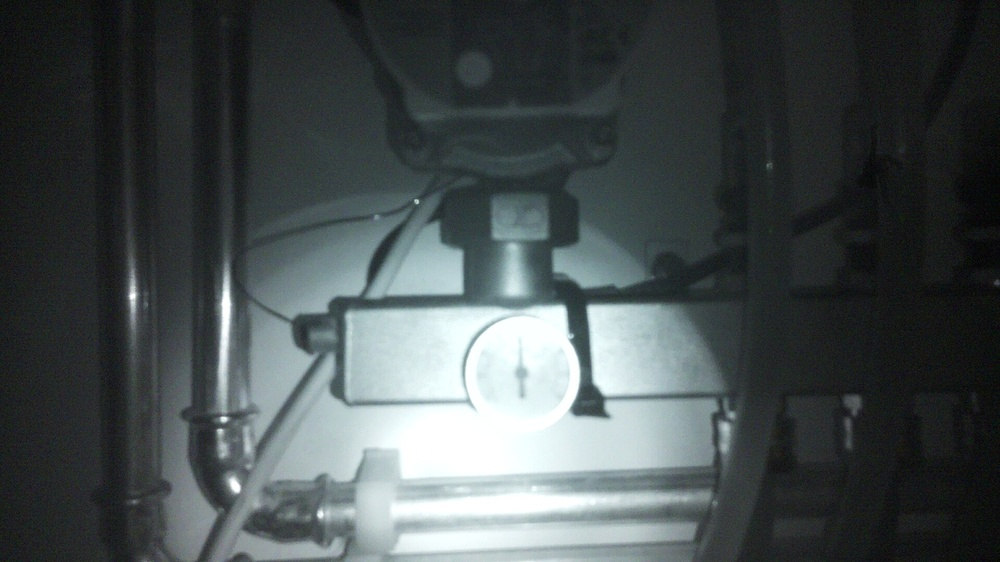
#> input picture test_images/test_dark_pump_off_40C.jpg, 1000 x 562 px, shrunk from 1920 x 1080 before the run; its folder holds only this picture in this run
$ python analyze_images.py
#> lines starting #> are read from the running program, lines starting #| are printed output that depends on the picture; after the words box and inside, x2 and y2 are one past the last pixel; in counts of white or black regions, pixels touching at a corner belong together
#!/usr/bin/env python3
"""
Exploratory script to analyze test images and understand LED/gauge detection requirements
"""

import cv2
import numpy as np
import os

def analyze_image(filepath):
    """Analyze a single test image for green LEDs and gauge characteristics"""
#> called with filepath = 'test_images/test_dark_pump_off_40C.jpg'
    img = cv2.imread(filepath)
#> img is the input picture: shape (562, 1000, 3); mean B, G, R 79.2, 78.3, 70.8
    if img is None:
        print(f"Failed to load {filepath}")
        return

    filename = os.path.basename(filepath)
    print(f"\n{'='*80}")
    print(f"Analyzing: {filename}")
    print(f"Shape: {img.shape}")
#| Shape: (562, 1000, 3)

    # Extract expected values from filename
    parts = filename.split('_')
    expected_state = parts[1]  # 'on' or 'off'
    expected_temp = parts[2]   # e.g., '31C'
    lighting = parts[4].split('.')[0]  # 'ambient' or 'dark'
    print(f"Expected: Pump={expected_state}, Temp={expected_temp}, Lighting={lighting}")

    # 1. Analyze green LED detection
    print("\n--- GREEN LED DETECTION ---")
    hsv = cv2.cvtColor(img, cv2.COLOR_BGR2HSV)
#> hsv: shape (562, 1000, 3); mean H, S, V 88.8, 36.5, 80

    # Try multiple green ranges
    green_ranges = [
        ("Narrow", [35, 100, 100], [85, 255, 255]),
        ("Wider", [30, 50, 50], [90, 255, 255]),
        ("Bright only", [35, 100, 150], [85, 255, 255])
    ]

    for name, lower, upper in green_ranges:
        mask = cv2.inRange(hsv, np.array(lower), np.array(upper))
        contours, _ = cv2.findContours(mask, cv2.RETR_EXTERNAL, cv2.CHAIN_APPROX_SIMPLE)
        significant = [c for c in contours if cv2.contourArea(c) > 50]
        print(f"  {name} range: {len(significant)} bright green regions (area > 50)")
#> this loop made 3 passes
#|   Narrow range: 0 bright green regions (area > 50)
#|   Wider range: 40 bright green regions (area > 50)
#|   Bright only range: 0 bright green regions (area > 50)
#> pass 2, in analyze_image, `mask = cv2.inRange(hsv, np.array(lower), np.array(upper))`:
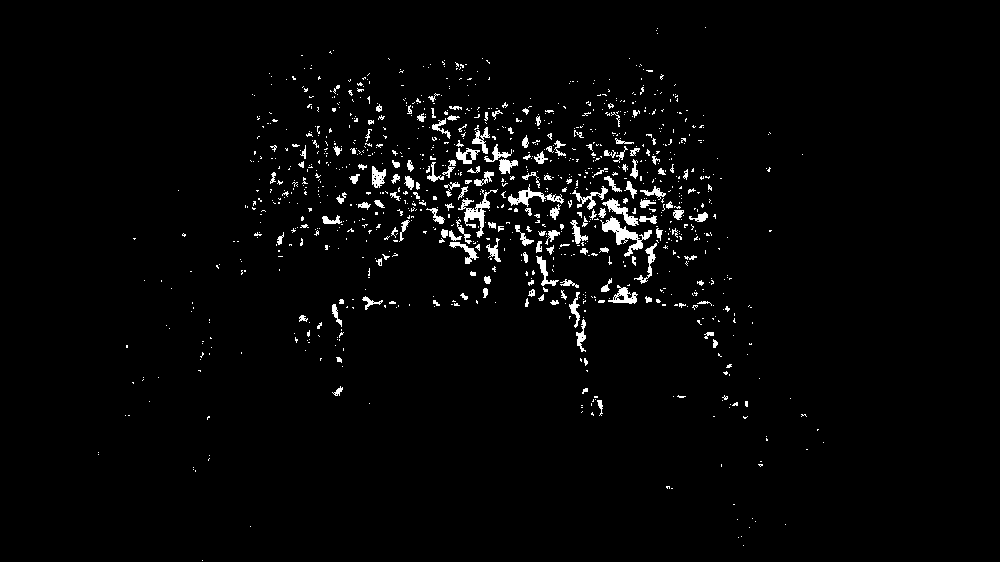
#> mask: shape (562, 1000); 2.5% white; 1028 white regions (875 under 20 px), largest, box (x1, y1, x2, y2) and area: (600, 216, 652, 257) 609, (458, 189, 498, 238) 499, (508, 184, 564, 207) 376

    # 2. Analyze circular gauge detection
    print("\n--- CIRCULAR GAUGE DETECTION ---")
    gray = cv2.cvtColor(img, cv2.COLOR_BGR2GRAY)
    blurred = cv2.GaussianBlur(gray, (9, 9), 2)

    # Try different Hough circle parameters
    param_sets = [
        ("Default", 50, 30, 30, 200),
        ("Relaxed", 40, 25, 30, 200),
        ("Strict", 60, 40, 30, 200)
    ]

    for name, p1, p2, minR, maxR in param_sets:
        circles = cv2.HoughCircles(
            blurred,
            cv2.HOUGH_GRADIENT,
            dp=1,
            minDist=100,
            param1=p1,
            param2=p2,
            minRadius=minR,
            maxRadius=maxR
        )

        if circles is not None:
            circles = np.round(circles[0, :]).astype("int")
            print(f"  {name}: Found {len(circles)} circles")
            for i, (x, y, r) in enumerate(circles[:3]):  # Show first 3
                print(f"    Circle {i}: center=({x},{y}), radius={r}")
        else:
            print(f"  {name}: No circles found")
#> this loop made 3 passes
#> circles on pass 3: [[520, 374, 60]]
#|   Default: Found 5 circles
#|   Relaxed: Found 9 circles
#|   Strict: Found 1 circles

    # 3. Analyze needle detection area
    print("\n--- NEEDLE REGION ANALYSIS ---")
    # Use first detected circle if available
    circles = cv2.HoughCircles(
        blurred, cv2.HOUGH_GRADIENT, dp=1, minDist=100,
        param1=50, param2=30, minRadius=30, maxRadius=200
    )
#> circles = [[409.5, 369.5, 182.8], [519.5, 373.5, 60.4], [289.5, 437.5, 104.1], [636.5, 429.5, 75.4], [411.5, 259.5, 36.1]]

    if circles is not None:
        circles = np.round(circles[0, :]).astype("int")
#> circles = [[410, 370, 183], [520, 374, 60], [290, 438, 104], [636, 430, 75], [412, 260, 36]]
        cx, cy, radius = circles[0]
#> cx = 410; cy = 370; radius = 183

        # Create gauge mask
        mask = np.zeros(img.shape[:2], dtype=np.uint8)
        cv2.circle(mask, (cx, cy), int(radius * 0.9), 255, -1)
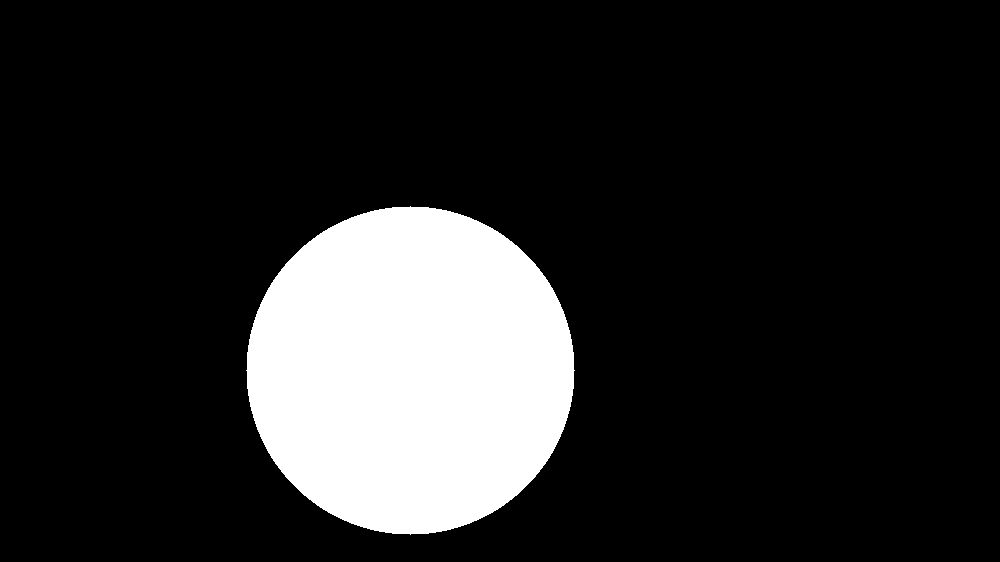
#> mask: shape (562, 1000); 15% white; 1 white region, box (x1, y1, x2, y2) and area: (246, 206, 575, 535) 84461
        cv2.circle(mask, (cx, cy), int(radius * 0.2), 0, -1)  # Remove center
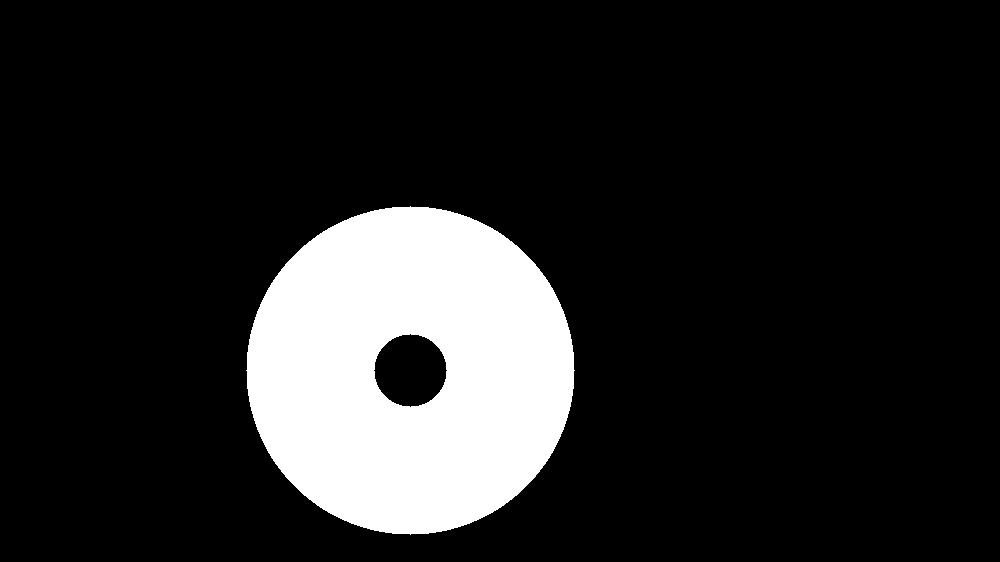
#> mask: shape (562, 1000); 14.3% white; 1 white region, box (x1, y1, x2, y2) and area: (246, 206, 575, 535) 80408

        # Analyze dark/black regions (potential needle)
        hsv_masked = cv2.bitwise_and(hsv, hsv, mask=mask)
#> hsv_masked: shape (562, 1000, 3); mean H, S, V 12.5, 4, 27.3
        v_channel = hsv_masked[:, :, 2]  # Value channel
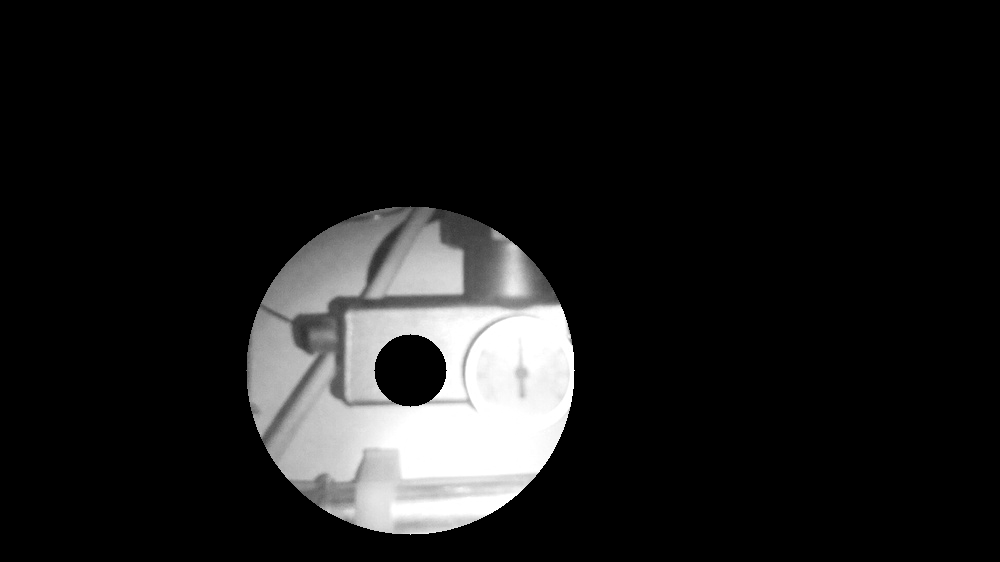
#> v_channel: shape (562, 1000); min 0, max 255, mean 27.3

        dark_mask = cv2.inRange(v_channel, np.array([0]), np.array([80]))
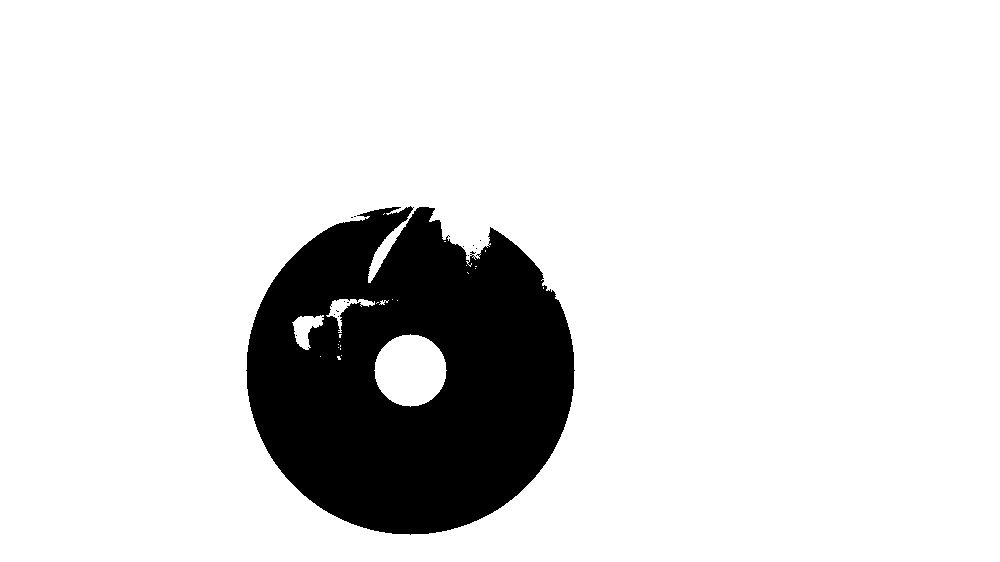
#> dark_mask: shape (562, 1000); 86.3% white; 14 black regions (13 under 20 px), largest, box (x1, y1, x2, y2) and area: (246, 206, 575, 535) 76779
        dark_pixels = cv2.countNonZero(dark_mask)
#> dark_pixels = 485203

        print(f"  Gauge center: ({cx}, {cy}), radius: {radius}")
#|   Gauge center: (410, 370), radius: 183
        print(f"  Dark pixels in annular region: {dark_pixels}")
#|   Dark pixels in annular region: 485203

        # Try edge detection
        edges = cv2.Canny(gray, 50, 150)
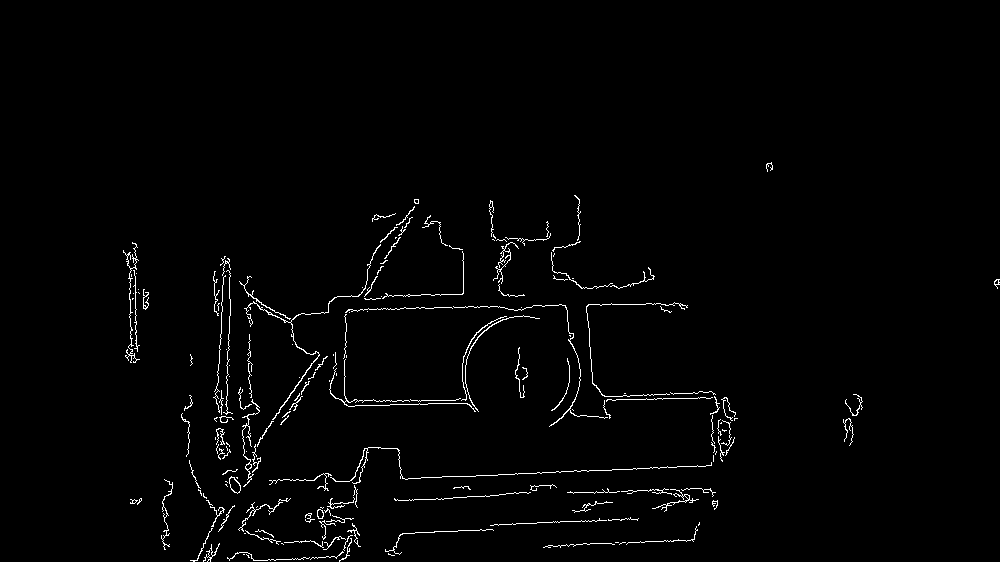
#> edges: shape (562, 1000); 1.6% white in thin lines or dots, all inside (x1, y1, x2, y2) = (123, 162, 1000, 562)
        edges_in_gauge = cv2.bitwise_and(edges, mask)
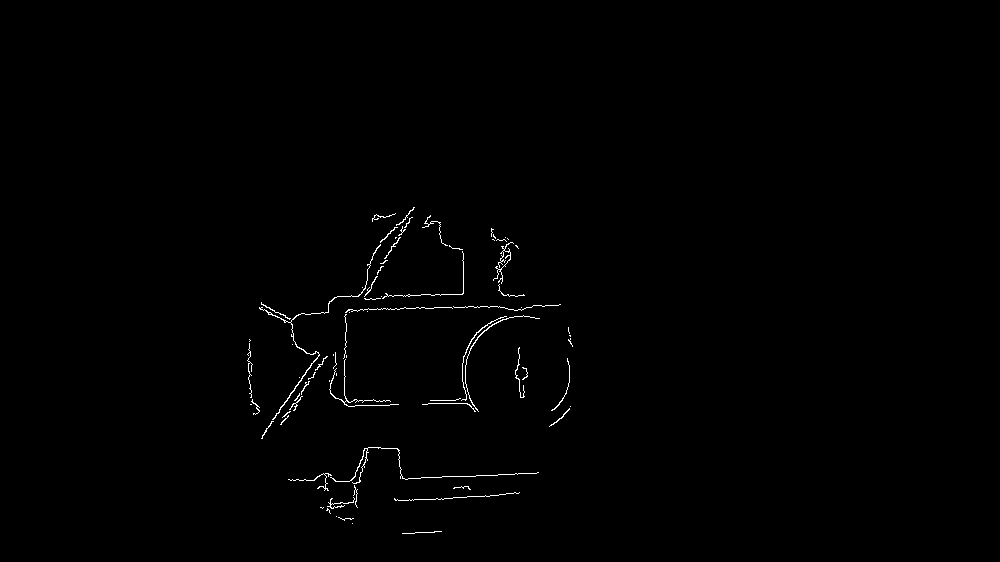
#> edges_in_gauge: shape (562, 1000); 0.58% white in thin lines or dots, all inside (x1, y1, x2, y2) = (247, 207, 573, 534)
        edge_pixels = cv2.countNonZero(edges_in_gauge)
#> edge_pixels = 3277
        print(f"  Edge pixels in gauge region: {edge_pixels}")
#|   Edge pixels in gauge region: 3277

        # Try Hough lines
        lines = cv2.HoughLinesP(
            edges_in_gauge,
            rho=1,
            theta=np.pi / 180,
            threshold=20,
            minLineLength=int(radius * 0.3),
            maxLineGap=10
        )
#> lines = [[348, 309, 499, 306], [377, 272, 411, 217], [262, 436, 318, 352], [459, 476, 538, 472], [387, 295, 462, 294], [280, 424, 323, 358], [343, 402, 346, 311], [424, 499, 498, 495], [281, 424, 326, 356]]

        if lines is not None:
            print(f"  Detected {len(lines)} line segments")
#|   Detected 9 line segments
        else:
            print(f"  No line segments detected")
    else:
        print("  Cannot analyze - no gauge circle detected")

def main():
    test_dir = 'test_images'
    image_files = sorted([f for f in os.listdir(test_dir) if f.endswith('.jpg')])

    for filename in image_files:
        filepath = os.path.join(test_dir, filename)
        analyze_image(filepath)

    print(f"\n{'='*80}")
    print("Analysis complete!")

if __name__ == "__main__":
    main()
